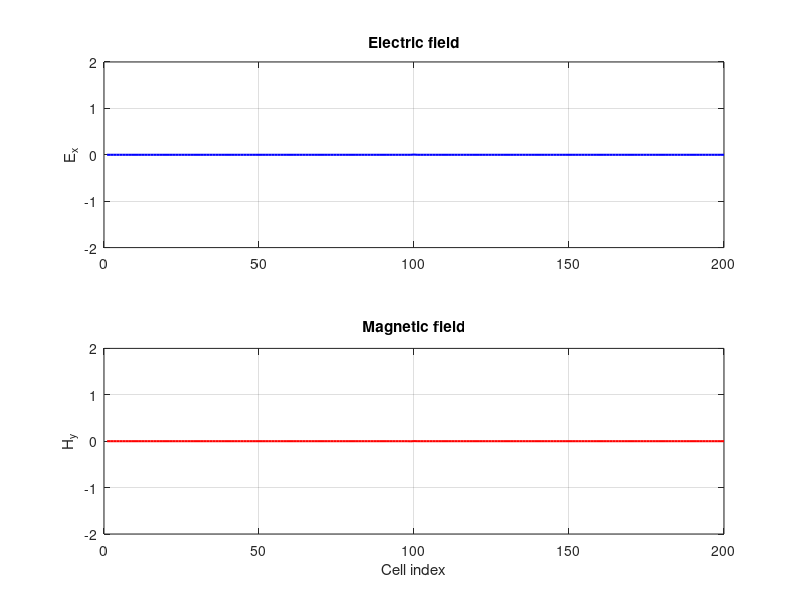

Reproduce this figure in MATLAB. (Note: this script raises an error after producing the figure.)
%% 1st example from Sullivan's book
clear; clc; close all;

KE = 200; % Number of cells

% Fields
ex = zeros(1, KE); % Electric
hy = zeros(1, KE); % Magnetic

% Pulse parameters
kc     = KE/2; % Center of the problem space
t0     = 40;   % Temporal center of the incident pulse
spread = 12;   % Width of the pulse

% Number of time steps
NSTEPS = 100;

% Set up figure with subplots
figure('Color','w');
subplot(2,1,1);
hEx = plot(ex, 'b', 'LineWidth', 1.5);
title('Electric field');
ylabel('E_x');
ylim([-2 2]);
grid on;

subplot(2,1,2);
hHy = plot(hy, 'r', 'LineWidth', 1.5);
title('Magnetic field');
xlabel('Cell index');
ylabel('H_y');
ylim([-2 2]);
grid on;

% Time loop
for n = 1:NSTEPS
    % Update Ex
    ex(2:KE) = ex(2:KE) + 0.5 .* (hy(1:KE-1) - hy(2:KE));

    % Gaussian pulse
    ex(kc) = exp(-0.5 * ((t0 - n) / spread)^2); % Hard

    % Update Hy
    hy(1:KE-1) = hy(1:KE-1) + 0.5 * (ex(1:KE-1) - ex(2:KE));

    % Update plots
    set(hEx, 'YData', ex);
    set(hHy, 'YData', hy);
    sgtitle(sprintf('1D FDTD, Gaussian pulse, free space, step %.0f', n));
    drawnow;
end
